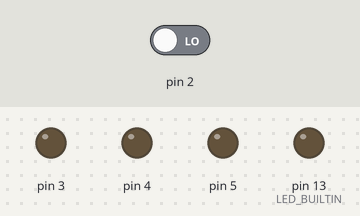
Bench run of a sketch on a simulated Arduino Uno, built with avr-gcc and run on an emulated ATmega328P. Shown: output pins drawn as LEDs (lit = HIGH). Dashed ring = blinking. Inputs (shaded band) come from the test bench; at power-on: pin 2 LOW.

Above: at 2.8 s.
2.9 s: pin 2 driven HIGH
At 3.8 s:
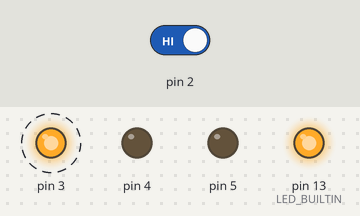
7.0 s: pin 2 driven LOW
At 8.2 s:
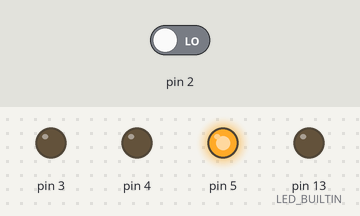
8.5 s: pin 2 driven HIGH
At 9.7 s:
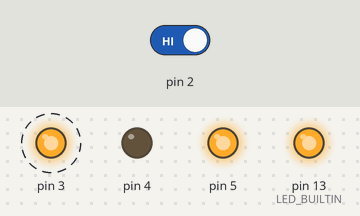
Timing chart, 0 to 18.6 s (numbered marks = the images above; inputs shaded):
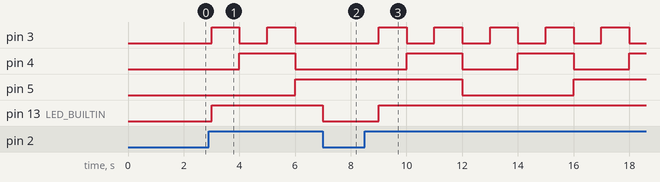

Measured:
- after the input at 2.9 s, pin 3: alternates HIGH for 1.0 s and LOW for 1.0 s, starting after 0.10 s; pin 4: LOW → HIGH after 1.1 s, → LOW 2.0 s later; pin 5: LOW → HIGH after 3.1 s; pin 13 (LED_BUILTIN): LOW → HIGH after 0.10 s
- after the input at 7.0 s, pin 3: stays LOW (without the input it goes to HIGH after 0.00 s); pin 4: stays LOW (without the input it goes to HIGH after 1.0 s); pin 13 (LED_BUILTIN): HIGH → LOW at once
- after the input at 8.5 s, pin 3: alternates HIGH for 1.0 s and LOW for 1.0 s, starting after 0.50 s; pin 4: alternates HIGH for 2.0 s and LOW for 2.0 s, starting after 1.5 s; pin 5: HIGH → LOW after 3.5 s, → HIGH 4.0 s later; pin 13 (LED_BUILTIN): LOW → HIGH after 0.50 s

The sketch:

button_timer.ino
```cpp
#include "Clock.h"
#include "Program.h"

Program prog;

void setup() {
}

void loop() {
  prog.step();
  delay(1000);
}
```

Clock.h
```cpp
#pragma once
//works?

struct Clock {
  Clock()
    : counter{} {
  }

  void reset() {
    digitalWrite(3, LOW);
    digitalWrite(4, LOW);
    digitalWrite(5, LOW);
  }

  void increment() {
    if (++counter > 7) counter = 0;
    set_lights();
  }
private:
  void set_lights() {
    reset();
    if (0b001 & counter) digitalWrite(3, HIGH);
    if (0b010 & counter) digitalWrite(4, HIGH);
    if (0b100 & counter) digitalWrite(5, HIGH);
  }
  size_t counter;
};
```

Program.h
```cpp
#pragma once


struct Program {
  Program()
    : signaled{} {
    pinMode(LED_BUILTIN, OUTPUT);
    pinMode(2, INPUT);
    pinMode(3, OUTPUT);
    pinMode(4, OUTPUT);
    pinMode(5, OUTPUT);
    clock.reset();
  }
  void step() {
    if (button_is_pressed()) {
      turn_signal_on();
    }
    else {
      turn_signal_off();
    }
    if (signaled) {
      clock.increment();
    }
  }

  void turn_signal_on() {
    signaled = true;
    digitalWrite(LED_BUILTIN, HIGH);
  }

  void turn_signal_off() {
    signaled = false;
    digitalWrite(LED_BUILTIN, LOW);
  }
private:
  bool button_is_pressed() const {
    return HIGH == digitalRead(2);
  }

  Clock clock;
  bool signaled;
};
```
